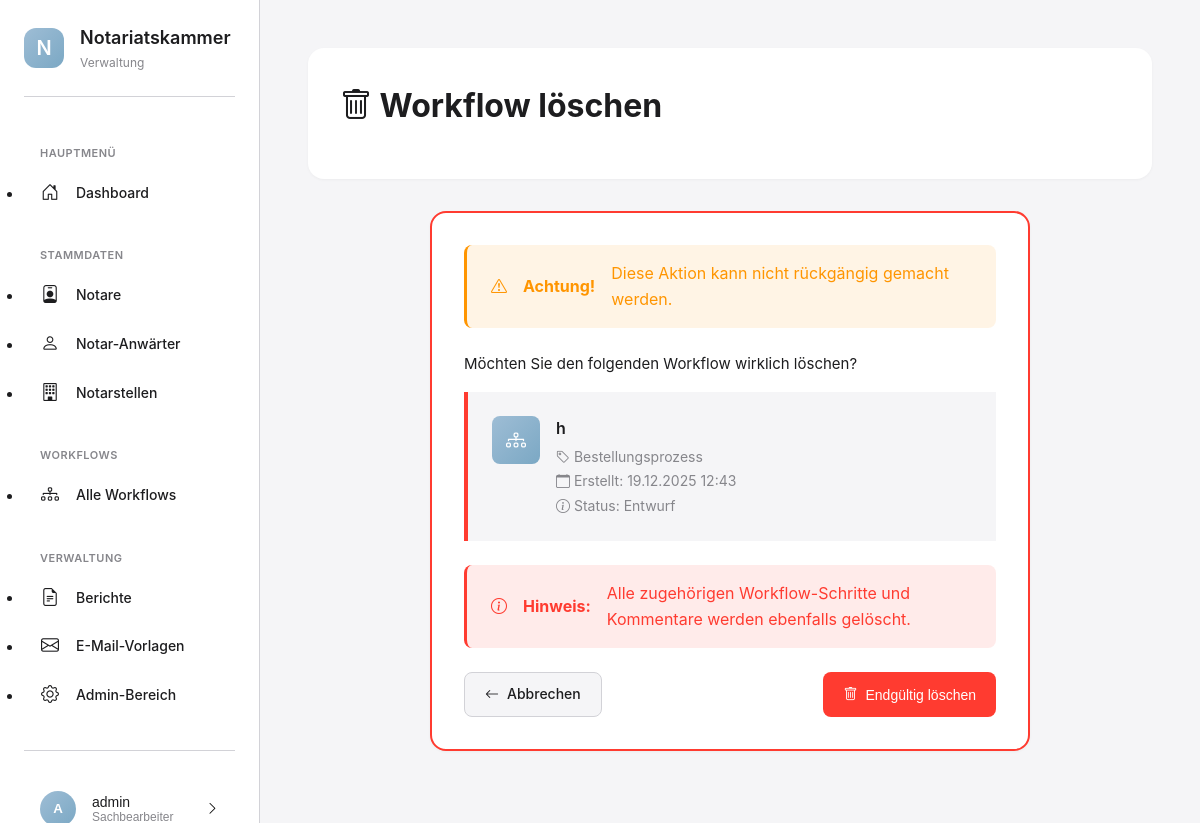
The page /workflows/1/loeschen/ (signed in) on the database its author committed.
### apps/benutzer/models.py (models this page shows, shortened)
class KammerBenutzer(AbstractUser):
    ROLLEN = [
        ('admin', 'Administrator'),
        ('sachbearbeiter', 'Sachbearbeiter'),
        ('leitung', 'Leitung'),
    ]
    rolle = models.CharField(
        max_length=20,
        choices=ROLLEN,
        default='sachbearbeiter',
        verbose_name='Rolle'
    )
    abteilung = models.CharField(
        max_length=100,
        blank=True,
        verbose_name='Abteilung',
        help_text='z.B. "Zulassungen", "Aufsicht", "Allgemein"'
    )
    telefon = models.CharField(
        max_length=50,
        blank=True,
        verbose_name='Telefon'
    )
    class Meta:
        verbose_name = 'Kammermitarbeiter'
        verbose_name_plural = 'Kammermitarbeiter'
        ordering = ['last_name', 'first_name']

### apps/workflows/models.py (models this page shows, shortened)
class WorkflowInstanz(ZeitstempelModel):
    STATUS_CHOICES = [
        ('entwurf', 'Entwurf'),
        ('aktiv', 'Aktiv'),
        ('archiviert', 'Archiviert'),
    ]
    workflow_typ = models.ForeignKey(
        WorkflowTyp,
        on_delete=models.PROTECT,
        related_name='instanzen',
        verbose_name='Workflow-Typ'
    )
    name = models.CharField(
        max_length=200,
        verbose_name='Name',
        help_text='Beschreibender Name für diese Workflow-Instanz'
    )
    status = models.CharField(
        max_length=20,
        choices=STATUS_CHOICES,
        default='entwurf',
        verbose_name='Status'
    )
    erstellt_von = models.ForeignKey(
        settings.AUTH_USER_MODEL,
        on_delete=models.PROTECT,
        related_name='erstellte_workflows',
        verbose_name='Erstellt von'
    )
    archiviert_am = models.DateTimeField(
        null=True,
        blank=True,
        verbose_name='Archiviert am'
    )
    betroffene_person = models.ForeignKey(
        NotarAnwaerter,
        on_delete=models.PROTECT,
        null=True,
        blank=True,
        related_name='workflows',
        verbose_name='Betroffene Person',
        help_text='Notar-Anwärter, der betroffen ist (z.B. bei Bestellungsprozess)'
    )
    notizen = models.TextField(
        blank=True,
        verbose_name='Notizen'
    )
    class Meta:
        verbose_name = 'Workflow-Instanz'
        verbose_name_plural = 'Workflow-Instanzen'
        ordering = ['-erstellt_am']

class WorkflowTyp(ZeitstempelModel):
    name = models.CharField(
        max_length=200,
        unique=True,
        verbose_name='Name',
        help_text='Name des Workflow-Typs'
    )
    beschreibung = models.TextField(
        blank=True,
        verbose_name='Beschreibung',
        help_text='Detaillierte Beschreibung des Workflows'
    )
    ist_aktiv = models.BooleanField(
        default=True,
        verbose_name='Ist aktiv',
        help_text='Kann dieser Workflow-Typ für neue Instanzen verwendet werden?'
    )
    class Meta:
        verbose_name = 'Workflow-Typ'
        verbose_name_plural = 'Workflow-Typen'
        ordering = ['name']

### apps/workflows/views.py (the view, shortened to what this page needs)
# urls.py: path('workflows/<int:workflow_id>/loeschen/', views.workflow_loeschen_view, name='workflow_loeschen'),
@login_required
def workflow_loeschen_view(request, workflow_id):
    workflow = get_object_or_404(WorkflowInstanz, id=workflow_id)
    context = {
        'workflow': workflow,
    }
    return render(request, 'workflows/workflow_loeschen.html', context)

### templates/workflows/workflow_loeschen.html (shortened to what this page needs)
{% extends 'base_modern.html' %}
{% load static %}
{% block content %}
<div class="page-header">
    <div class="page-header-top">
        <div>
            <h1 class="page-title">
                <i class="bi bi-trash"></i> Workflow löschen
            </h1>
        </div>
    </div>
</div>
<div style="max-width: 600px; margin: 0 auto;">
    <div class="card" style="border: 2px solid var(--danger);">
        <div class="card-body">
            <div class="alert alert-warning" style="margin-bottom: var(--spacing-lg);">
                <i class="bi bi-exclamation-triangle"></i>
                <strong>Achtung!</strong> Diese Aktion kann nicht rückgängig gemacht werden.
            </div>
            <p style="margin-bottom: var(--spacing-md); font-size: 15px;">
                Möchten Sie den folgenden Workflow wirklich löschen?
            </p>
            <div style="padding: var(--spacing-lg); background: var(--bg-primary); border-radius: var(--border-radius); margin-bottom: var(--spacing-lg); border-left: 4px solid var(--danger);">
                <div style="display: flex; align-items: start; gap: var(--spacing-md);">
                    <div style="width: 48px; height: 48px; border-radius: 8px; background: linear-gradient(135deg, var(--primary-color), #7BA8C4); display: flex; align-items: center; justify-content: center; color: white; font-size: 20px; flex-shrink: 0;">
                        <i class="bi bi-diagram-3"></i>
                    </div>
                    <div style="flex: 1;">
                        <div style="font-weight: 600; font-size: 16px; margin-bottom: 4px;">
                            {{ workflow.name }}
                        </div>
                        <div style="font-size: 14px; color: var(--text-secondary); margin-bottom: 2px;">
                            <i class="bi bi-tag"></i> {{ workflow.workflow_typ.name }}
                        </div>
                        <div style="font-size: 14px; color: var(--text-secondary); margin-bottom: 2px;">
                            <i class="bi bi-calendar"></i> Erstellt: {{ workflow.erstellt_am|date:"d.m.Y H:i" }}
                        </div>
                        <div style="font-size: 14px; color: var(--text-secondary);">
                            <i class="bi bi-info-circle"></i> Status: {{ workflow.get_status_display }}
                        </div>
                    </div>
                </div>
            </div>
            <div class="alert alert-danger" style="margin-bottom: var(--spacing-lg);">
                <i class="bi bi-info-circle"></i>
                <strong>Hinweis:</strong> Alle zugehörigen Workflow-Schritte und Kommentare werden ebenfalls gelöscht.
            </div>
            <form method="post">
                <div style="display: flex; justify-content: space-between; gap: var(--spacing-md);">
                    <a href="{% url 'workflow_detail' workflow.id %}" class="btn btn-secondary">
                        <i class="bi bi-arrow-left"></i> Abbrechen
                    </a>
                    <button type="submit" class="btn btn-danger">
                        <i class="bi bi-trash"></i> Endgültig löschen
                    </button>
                </div>
            </form>
        </div>
    </div>
</div>
{% endblock %}

### templates/base_modern.html (shortened to what this page needs)
{% load static %}
<!DOCTYPE html>
<html lang="de">
<head>
    <link rel="stylesheet" href="https://cdn.jsdelivr.net/npm/bootstrap-icons@1.11.3/font/bootstrap-icons.min.css">
    <link rel="stylesheet" href="{% static 'css/modern-style.css' %}">
</head>
<body>
    <aside class="sidebar">
        <div class="sidebar-logo">
            <div class="sidebar-logo-icon">
                N
            </div>
            <div class="sidebar-logo-text">
                <h1>Notariatskammer</h1>
                <p>Verwaltung</p>
            </div>
        </div>
        <nav class="sidebar-nav">
            <div class="sidebar-nav-section">
                <div class="sidebar-nav-section-title">Hauptmenü</div>
                <ul>
                    <li class="sidebar-nav-item">
                        <a href="{% url 'dashboard' %}" class="sidebar-nav-link {% if request.resolver_match.url_name == 'dashboard' %}active{% endif %}">
                            <i class="bi bi-house-door"></i>
                            <span>Dashboard</span>
                        </a>
                    </li>
                </ul>
            </div>
            <div class="sidebar-nav-section">
                <div class="sidebar-nav-section-title">Stammdaten</div>
                <ul>
                    <li class="sidebar-nav-item">
                        <a href="{% url 'notare_liste' %}" class="sidebar-nav-link {% if 'notare' in request.path %}active{% endif %}">
                            <i class="bi bi-person-badge"></i>
                            <span>Notare</span>
                        </a>
                    </li>
                    <li class="sidebar-nav-item">
                        <a href="{% url 'anwaerter_liste' %}" class="sidebar-nav-link {% if 'anwaerter' in request.path %}active{% endif %}">
                            <i class="bi bi-person"></i>
                            <span>Notar-Anwärter</span>
                        </a>
                    </li>
                    <li class="sidebar-nav-item">
                        <a href="{% url 'notarstellen_liste' %}" class="sidebar-nav-link {% if 'notarstellen' in request.path %}active{% endif %}">
                            <i class="bi bi-building"></i>
                            <span>Notarstellen</span>
                        </a>
                    </li>
                </ul>
            </div>
            <div class="sidebar-nav-section">
                <div class="sidebar-nav-section-title">Workflows</div>
                <ul>
                    <li class="sidebar-nav-item">
                        <a href="{% url 'workflow_liste' %}" class="sidebar-nav-link {% if 'workflows' in request.path and 'workflow_liste' in request.resolver_match.url_name %}active{% endif %}">
                            <i class="bi bi-diagram-3"></i>
                            <span>Alle Workflows</span>
                        </a>
                    </li>
                </ul>
            </div>
            <div class="sidebar-nav-section">
                <div class="sidebar-nav-section-title">Verwaltung</div>
                <ul>
                    <li class="sidebar-nav-item">
                        <a href="{% url 'berichte_uebersicht' %}" class="sidebar-nav-link {% if 'berichte' in request.path %}active{% endif %}">
                            <i class="bi bi-file-earmark-text"></i>
                            <span>Berichte</span>
                        </a>
                    </li>
                    <li class="sidebar-nav-item">
                        <a href="{% url 'vorlagen_liste' %}" class="sidebar-nav-link {% if 'emails' in request.path %}active{% endif %}">
                            <i class="bi bi-envelope"></i>
                            <span>E-Mail-Vorlagen</span>
                        </a>
                    </li>
                    <li class="sidebar-nav-item">
                        <a href="/admin/" class="sidebar-nav-link">
                            <i class="bi bi-gear"></i>
                            <span>Admin-Bereich</span>
                        </a>
                    </li>
                </ul>
            </div>
        </nav>
        <div class="user-menu">
            <button class="user-menu-button" onclick="toggleUserMenu()">
                <div class="user-avatar">
                    {{ user.first_name.0|default:user.username.0|upper }}
                </div>
                <div class="user-info">
                    <div class="user-name">{{ user.get_full_name|default:user.username }}</div>
                    <div class="user-role">{{ user.get_rolle_display|default:"Benutzer" }}</div>
                </div>
                <i class="bi bi-chevron-right"></i>
            </button>
        </div>
    </aside>
    <main class="main-content">
        {% block content %}{% endblock %}
    </main>
</body>
</html>

### rows shown on the page
KammerBenutzer: first_name.0 "A", get_full_name "admin", rolle "Sachbearbeiter"
WorkflowInstanz: name "h", workflow_typ.name "Bestellungsprozess", erstellt_am "19.12.2025 12:43", status "Entwurf"
